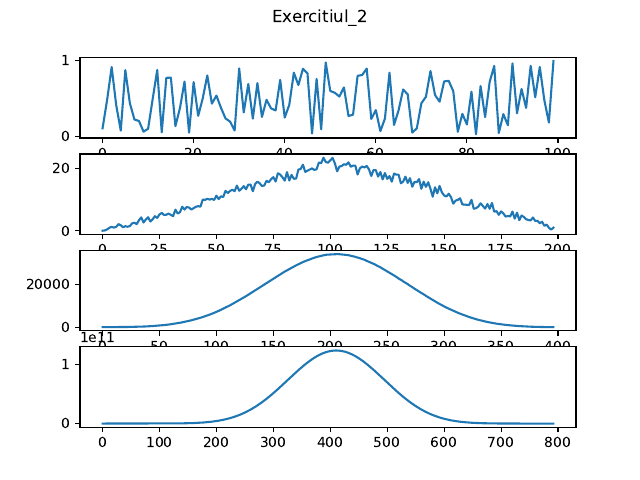

Generate this figure with Python:
import numpy as np
from matplotlib import pyplot as plt

N = 100
x = np.random.rand(N)
t = np.arange(N)
fig, axs = plt.subplots(4)
fig.suptitle('Exercitiul_2')
axs[0].plot(t, x)
x = np.convolve(x,x)
t = np.arange(len(x))
axs[1].plot(t, x)
x = np.convolve(x,x)
t = np.arange(len(x))
axs[2].plot(t, x)
x = np.convolve(x, x)
t = np.arange(len(x))
axs[3].plot(t, x)
plt.savefig('Exercitiul_2.pdf', format='pdf')
plt.show()

#converg spre distributie gaussiana
N = 100
x = np.zeros(100)
x[40:61] = 1
t = np.arange(100)
fig, axs = plt.subplots(4)
fig.suptitle('Exercitiul_2_rectangular')
axs[0].plot(t, x)
x = np.convolve(x,x)
t = np.arange(len(x))
axs[1].plot(t, x)
x = np.convolve(x,x)
t = np.arange(len(x))
axs[2].plot(t, x)
x = np.convolve(x, x)
t = np.arange(len(x))
axs[3].plot(t, x)
plt.savefig('Exercitiul_2_rectangular.pdf', format='pdf')
plt.show()